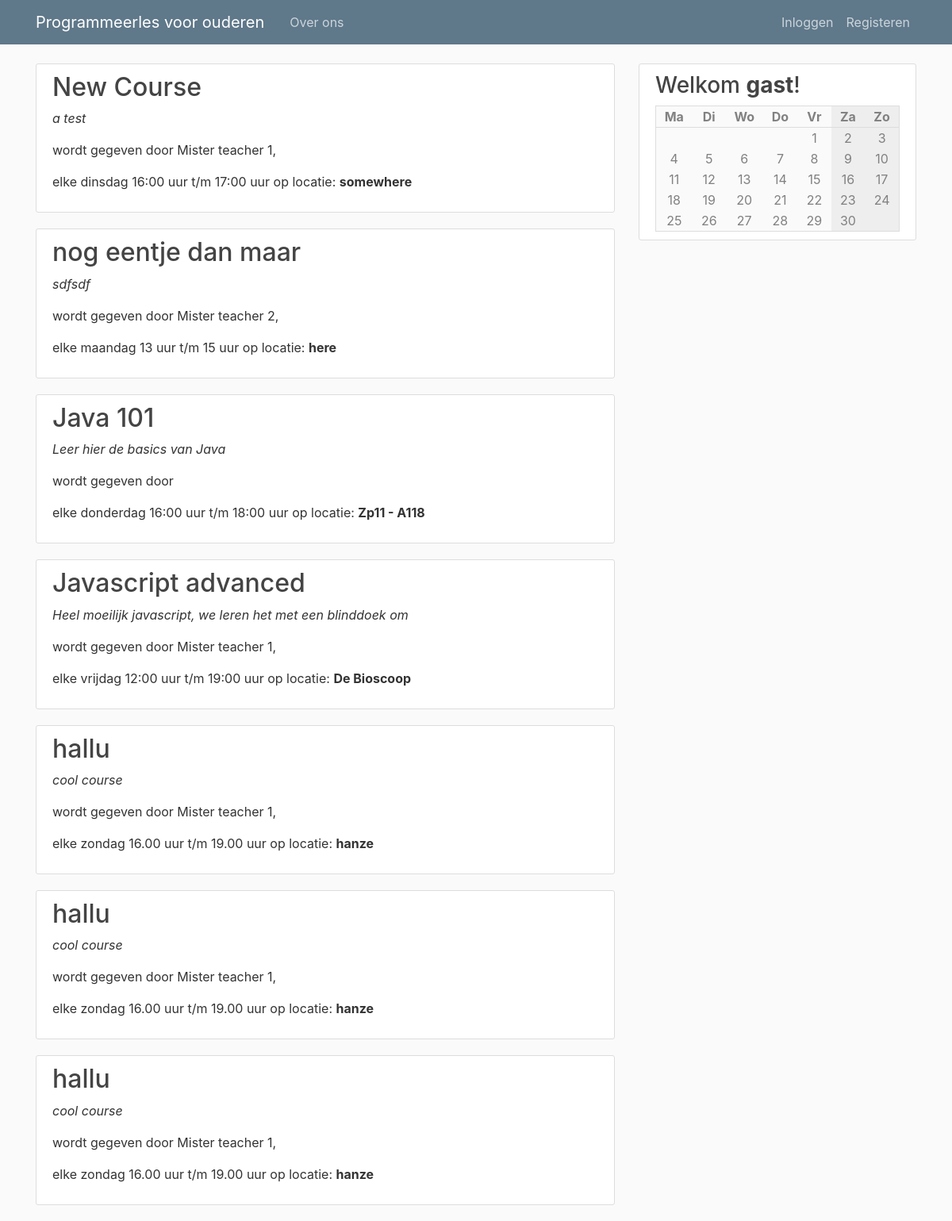
Before: / with the older database file.
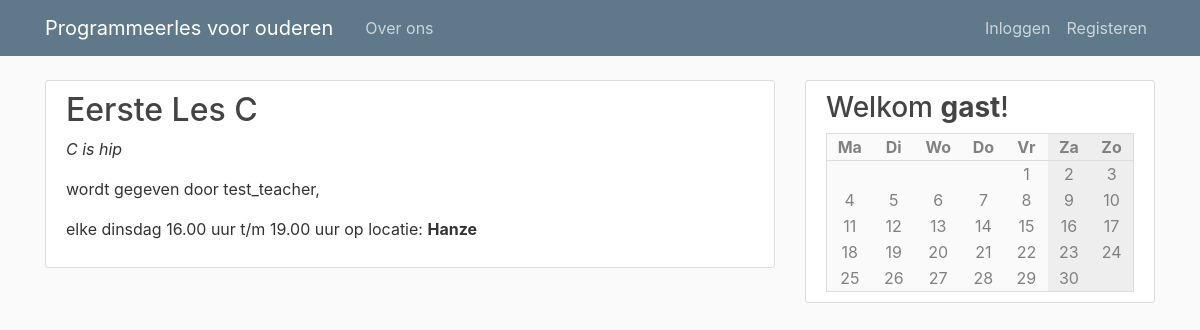
After: the same page with the newer database file.
### pgmles/models.py (models this page shows, shortened)
class Course(db.Model):
    id = db.Column(db.Integer, primary_key=True)
    name = db.Column(db.String(100), nullable=False)
    description = db.Column(db.Text, nullable=False)
    teacher_id = db.Column(db.Integer, db.ForeignKey('user.id'), nullable=False)
    weekday = db.Column(db.Integer, nullable=False)
    start = db.Column(db.String(10), nullable=False, default=datetime.utcnow)
    end = db.Column(db.String(10), nullable=False, default=datetime.utcnow)
    location = db.Column(db.String(120), nullable=False)

class User(db.Model, UserMixin):
    id = db.Column(db.Integer, primary_key=True)
    type = db.Column(db.String(6), nullable=False, default="client")
    username = db.Column(db.String(20), unique=True, nullable=False)
    email = db.Column(db.String(120), unique=True, nullable=False)
    image_file = db.Column(db.String(20), nullable=False, default='default.jpg')
    password = db.Column(db.String(60), nullable=False)

### pgmles/routes.py (the view)
@app.route("/")
def index():
    courses = Course.query.all()
    subscriptions = []
    teachers = User.query.filter_by(type='teacher')
    if current_user.is_authenticated:
        subscriptions = [ cm.course_id for cm in CourseMember.query.filter_by(user_id=current_user.id) ]
    return render_template('index.html', calendar=make_calendar(), courses=courses, subs=subscriptions, teachers=teachers)

### pgmles/routes.py (called while the page is built)
def make_calendar():
    weekdays = list(enumerate(['Ma', 'Di', 'Wo', 'Do', 'Vr', 'Za', 'Zo']))
    courses = [ None, None, None, None, None, None, None ]
    if current_user.is_authenticated:
        subscriptions = [ cm.course_id for cm in CourseMember.query.filter_by(user_id=current_user.id) ]
        courses = [ ' +\n'.join([ c.name for c in Course.query.filter_by(weekday=i) if c.id in subscriptions ]) for i in range(7) ]
    today = datetime.today()
    m = Month()
    rows = []
    for days in m.monthdayscalendar(today.year, today.month):
        rows.append([ (i, d, courses[i]) for i, d in enumerate(days) ])
    return { 'weekdays': weekdays, 'rows': rows }

### pgmles/templates/index.html (shortened to what this page needs)
{% extends "layout.html" %}
{% block content %}
    {% for course in courses %}
        <article class="media content-section">
          <div class="media-body">
            <h2><a class="article-title" href="{{url_for('course', course_id=course.id)}}">
              {{ course.name }}
            </a></h2>
            <p><i>{{ course.description }}</i></p>
            <p>wordt gegeven door {% for teacher in teachers if teacher.id == course.teacher_id %}{{ teacher.username  }},{% endfor %}</p>
            <p>elke {{ ['maandag', 'dinsdag', 'woensdag', 'donderdag', 'vrijdag', 'zaterdag', 'zondag'][course.weekday] }} {{ course.start }} uur t/m {{ course.end }} uur op locatie: <b>{{ course.location }}</b></p>
          </div>
        </article>
    {% endfor %}
{% endblock content %}

Changed rows visible on the page:
removed Course: name "New Course", description "a test", weekday "dinsdag", start "16:00", end "17:00", location "somewhere"
no longer on this page (row unchanged): User: username "Mister teacher 1"
removed Course: name "nog eentje dan maar", description "sdfsdf", weekday "maandag", start "13", end "15", location "here"
no longer on this page (row unchanged): User: username "Mister teacher 2", shown under "nog eentje dan maar"
removed Course: name "Java 101", description "Leer hier de basics van Java", weekday "donderdag", start "16:00", end "18:00", location "Zp11 - A118"
removed Course: name "Javascript advanced", description "Heel moeilijk javascript, we leren het met een blinddoek om", weekday "vrijdag", start "12:00", end "19:00", location "De Bioscoop"
removed Course: name "hallu", description "cool course", weekday "zondag", start "16.00", end "19.00", location "hanze"
removed Course: name "hallu", description "cool course", weekday "zondag", start "16.00", end "19.00", location "hanze"
removed Course: name "hallu", description "cool course", weekday "zondag", start "16.00", end "19.00", location "hanze"
added Course: name "Eerste Les C", description "C is hip", weekday "dinsdag", start "16.00", end "19.00", location "Hanze"
now on this page (row unchanged): User: username "test_teacher", shown under "Eerste Les C"
